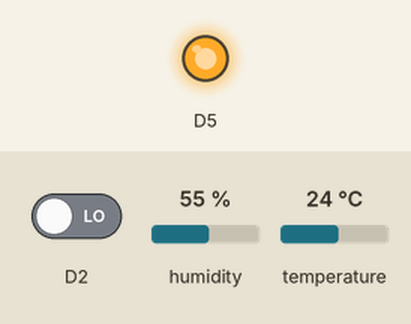
Recording of a sketch running on a simulated ESP8266 (NodeMCU). Shown: output pins drawn as LEDs (lit = HIGH). Inputs (shaded band) come from the test bench; at power-on: D2 LOW, humidity 55 %, temperature 24 °C. WiFi joins after 1.5 s; servers stay silent unless stated; no MQTT or app messages arrive unless stated; what the sketch prints to the serial monitor is not drawn.

Above: at 0.1 s.
At 1.3 s:
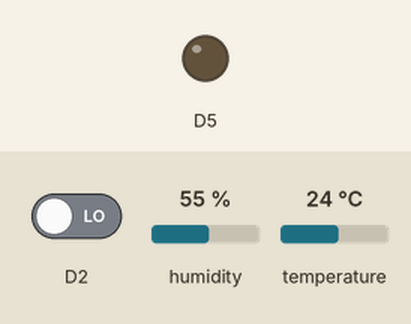
Timing chart, 0 to 2.8 s (numbered marks = the images above):
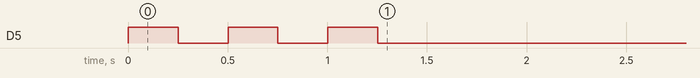

The sketch:

esp8266-pir-dht11-mqtt-secure.ino
```cpp
// Required libraries:
//  - Adafruit Unified Sensor (required for DHT)
//  - PubSubClient (for MQTT)

#include <ESP8266WiFi.h>
#include <WiFiClientSecure.h>
#include <PubSubClient.h>
#include <DHT.h>

#include "settings.h"

DHT dht11(D3, DHT11);
WiFiClientSecure espClient;
PubSubClient client(espClient);
int sensorState = 0;
int oldSensorState = 0;

#define REPORT_DELAY_SECS 10

void setup() {

  Serial.begin(115200);
  Serial.print("Connecting to ");
  Serial.print(WIFI_SSID);

  pinMode(D5, OUTPUT);
  digitalWrite(D5, LOW);

  WiFi.begin(WIFI_SSID, WIFI_PASS);
  WiFi.mode(WIFI_STA);

  while ( WiFi.status() != WL_CONNECTED ) {
    digitalWrite(D5, HIGH);
    delay ( 250 );
    digitalWrite(D5, LOW);
    delay ( 250 );
    Serial.print ( "." );
  }

  Serial.println("OK.");
  Serial.print("Client IP: ");
  Serial.println(WiFi.localIP());

  espClient.connect(MQTT_HOST, MQTT_PORT);

  if (espClient.verify(MQTT_HOST_SHA1, MQTT_HOST)) {
    Serial.println("Established secure connection.");
  } else {
    Serial.println("Couldn't verify MQTT broker fingerprint! Server compromised?");
  }

  client.setServer(MQTT_HOST, MQTT_PORT);
  mqttConnect();

  attachInterrupt(digitalPinToInterrupt(D2), IntCallback, CHANGE);

  dht11.begin();
}

void IntCallback()
{
  if (digitalRead(D2) == HIGH) {
    sensorState = 1;
  } else {
    sensorState = 0;
  }
}

void loop() {

  client.loop();
  if (sensorState != oldSensorState) {
    detachInterrupt(digitalPinToInterrupt(D2));
    mqttConnect();
    if (sensorState) {
      digitalWrite(D5, HIGH);
      client.publish(MQTT_TOPIC_M, "on", true);
    } else {
      digitalWrite(D5, LOW);
      client.publish(MQTT_TOPIC_M, "off", true);
    }
    oldSensorState = sensorState;
    attachInterrupt(digitalPinToInterrupt(D2), IntCallback, CHANGE);
  } else {
    if (!(millis() % (REPORT_DELAY_SECS * 1000))) {
      float h1 = dht11.readHumidity();
      float t1 = dht11.readTemperature();
      if (isnan(h1) || isnan(t1)) {
        Serial.println("Failed to read from DHT11 sensor!");
        return;
      }
      Serial.print("Humidity: ");
      Serial.println(h1);
      client.publish(MQTT_TOPIC_H, String(h1).c_str(), true);
      Serial.print("Temperature: ");
      Serial.println(t1);
      client.publish(MQTT_TOPIC_T, String(t1).c_str(), true);
    }
  }
}

void mqttConnect() {

  while (!client.connected()) {
    Serial.print("Attempting MQTT connection... ");
    if (client.connect(MQTT_CLIENT, MQTT_USER, MQTT_PASS)) {
      Serial.println("connected!");
    } else {
      Serial.print("failed, code=");
      Serial.print(client.state());
      Serial.println(" retrying in 5 seconds...");
      delay(5000);
    }
  }
}
```

settings.h
```cpp
#define MQTT_HOST "*"
#define MQTT_PORT 8883
#define MQTT_USER "*"
#define MQTT_PASS "*"
#define MQTT_HOST_SHA1 "*"
#define MQTT_CLIENT "MotionSensor1"

#define MQTT_TOPIC_M "sensors/motion1/state"
#define MQTT_TOPIC_H "sensors/humidity1/value"
#define MQTT_TOPIC_T "sensors/temperature1/value"

#define WIFI_SSID "*"
#define WIFI_PASS "*"
```
